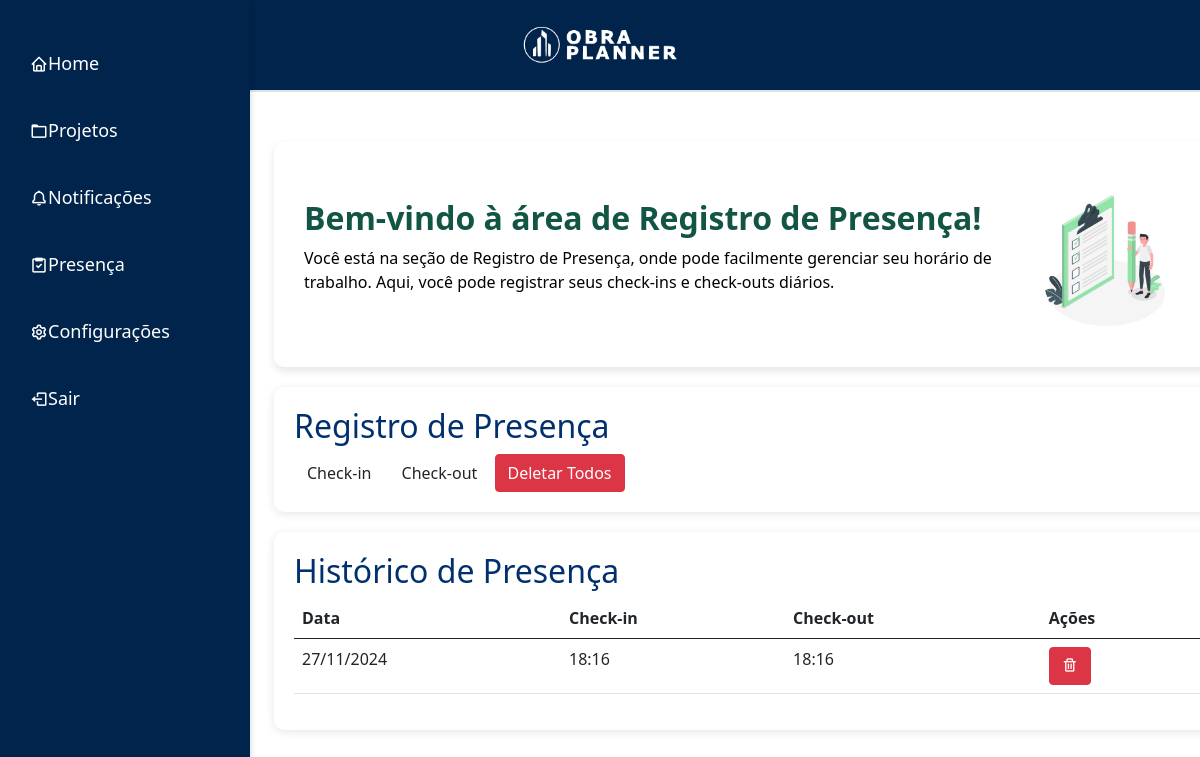
Screenshot of /funcionario/presenca/presenca.php (signed in) with the database file from the repository.
### tables this page shows
CREATE TABLE IF NOT EXISTS `presenca` (
  `presenca_id` int(11) NOT NULL AUTO_INCREMENT,
  `func_id` varchar(225) DEFAULT NULL,
  `checkin` datetime NOT NULL,
  `checkout` datetime DEFAULT NULL,
  `created_at` timestamp NOT NULL DEFAULT current_timestamp(),
  `data` datetime NOT NULL,
  PRIMARY KEY (`presenca_id`),
  KEY `func_id` (`func_id`),
  CONSTRAINT `presenca_ibfk_1` FOREIGN KEY (`func_id`) REFERENCES `funcionarios` (`func_id`)
);

### funcionario/presenca/presenca.php (the view, shortened to what this page needs)
<?php
$func_id = $_SESSION['UsuarioID'];
$con = new mysqli('localhost', 'root', '', 'obra_planner');
$sql = "SELECT * FROM presenca WHERE func_id = ? ORDER BY data DESC";
$stmt = $con->prepare($sql);
$stmt->bind_param("i", $func_id);
$stmt->execute();
$result = $stmt->get_result();
?>
<!DOCTYPE html>
<html lang="pt-BR">
<head>
    <link rel="stylesheet" href="../style.css">
    <link href='https://unpkg.com/boxicons@2.0.7/css/boxicons.min.css' rel='stylesheet'>
    <link href="https://cdn.jsdelivr.net/npm/bootstrap@5.0.2/dist/css/bootstrap.min.css" rel="stylesheet">
</head>
<body>
<header>
    <div class="logo">
        <img src="../../imgs/obraplanner7.png" alt="Logo do ObraPlanner" style="max-height: 50px;">
    </div>
</header>
<nav class="sidebar">
    <ul>
        <li><a href="../dash.php"><i class="bx bx-home"></i> Home</a></li>
        <li><a href="../projetos/proj.php"><i class="bx bx-folder"></i> Projetos</a></li>
        <li><a href="../notificacaos/not.php"><i class="bx bx-bell"></i> Notificações</a></li>
        <li><a href="presenca.php"><i class="bx bx-task"></i> Presença</a></li>
        <li><a href="../config/config.php"><i class="bx bx-cog"></i> Configurações</a></li>
        <li><a href="../../index.php" class="btn-logout"><i class="bx bx-log-out"></i> Sair</a></li>
    </ul>
</nav>
<main role="main" class="col-md-9 ml-sm-auto col-lg-10 px-4" style="margin-left: 250px; padding-top: 50px;">
<div class="no-projects">
        <div>
            <h2>Bem-vindo à área de Registro de Presença!</h2>
            <p>Você está na seção de Registro de Presença, onde pode facilmente gerenciar seu horário de trabalho. Aqui, você pode registrar seus check-ins e check-outs diários.</p>
        </div>
        <div>
            <img src="../imgs/projetos5.png" alt="Imagem de boas-vindas">
        </div>
</div>
<section class="presenca">
        <h2>Registro de Presença</h2>
        <div class="buttons">
            <form method="POST" action="">
                <button type="submit" name="checkin" id="checkin-btn" class="btn">Check-in</button>
                <button type="submit" name="checkout" id="checkout-btn" class="btn">Check-out</button>
                <button type="submit" name="delete_all" class="btn btn-danger">Deletar Todos</button>
            </form>
        </div>
    </section>
    <section class="historico">
        <h2>Histórico de Presença</h2>
        <table class="table">
            <thead>
                <tr>
                    <th>Data</th>
                    <th>Check-in</th>
                    <th>Check-out</th>
                    <th>Ações</th>
                </tr>
            </thead>
            <tbody>
                <?php while ($row = $result->fetch_assoc()): ?>
                    <tr>
                        <td><?php echo date('d/m/Y', strtotime($row['data'])); ?></td>
                        <td><?php echo date('H:i', strtotime($row['checkin'])); ?></td>
                        <td><?php echo $row['checkout'] ? date('H:i', strtotime($row['checkout'])) : 'Ainda não registrado'; ?></td>
                        <td>
                            <form method="POST" action="">
                                <button type="submit" name="delete_one" class="btn btn-danger">
                                    <i class="bx bx-trash"></i> </button>
                            </form>
                        </td>
                    </tr>
                <?php endwhile; ?>
            </tbody>
        </table>
    </section>
</main>
</body>
</html>

### funcionario/style.css (style rules this page uses)
:root { --co1: #00244b; --co2: #003d80; --co3: #074470; --co4: #01306e; --co5: #0056b3; --co6: #274a70; --co7: #2777ce; --co8: #539ff0; --co9: #0059ff; --co10: #07488d; --co11: #003d7a; --co12: #132154; --co13: #324363; --co14: #003cfc; --co15: #ddd; --co16: #d1d1d1; --co17: #fff; --co18: #000; --co19: #333; --co20: #0c382e; --co21: #145413; --co22: #541313; --co23: #dee2e6; --co24: #135545; --co25: #ffe600; }
html, body { width: 100vw; overflow-x: hidden; margin: 0; font-family: 'Lexend', sans-serif; }
header { display: flex; justify-content: center; background-color: var(--co1); padding: 20px 30px; border-bottom: 2px solid var(--co23); }
.logo img { max-height: 50px; }
.sidebar { width: 250px; background-color: var(--co1); color: #fff; padding: 20px; box-shadow: 2px 0 4px rgba(0, 0, 0, 0.1); display: flex; flex-direction: column; height: 100vh; position: fixed; top: 0; left: 0; z-index: 1000; }
.sidebar ul { list-style-type: none; padding: 0; margin: 0; flex: 1; }
.sidebar ul li { margin: 20px 0; }
.sidebar ul li a { color: #fff; text-decoration: none; font-size: 18px; display: flex; align-items: center; padding: 10px; border-radius: 5px; transition: background-color 0.3s; }
.presenca { background: #fff; border-radius: 10px; padding: 20px; margin-bottom: 20px; box-shadow: 0 2px 10px rgba(0, 0, 0, 0.1); }
.historico { background: #fff; border-radius: 10px; padding: 20px; margin-bottom: 20px; box-shadow: 0 2px 10px rgba(0, 0, 0, 0.1); }
h2 { color: #01306E; margin-bottom: 15px; }
.btn { background-color: #007BFF; color: white; border: none; padding: 10px 15px; border-radius: 5px; cursor: pointer; font-size: 16px; }

### funcionario/presenca/presenca.php (style rules this page uses)
.no-projects { display: flex; justify-content: space-between; align-items: center; margin-bottom: 20px; background-color: #fff; box-shadow: 0 4px 8px rgba(0, 0, 0, 0.1); padding: 30px; border-radius: 10px; }
.no-projects h2 { color: #135545; font-weight: 700; }
.no-projects p { flex: 1; margin-right: 20px; color: #000; font-weight: 500; }
.no-projects img { max-width: 100%; height: auto; }

### rows the page displays
presenca: data "27/11/2024", checkin "18:16", checkout "18:16"
